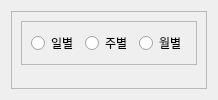
                  <widget class="QWidget" name="record_page">
                   <layout class="QGridLayout" name="gridLayout_10">
                    <item row="0" column="0">
                     <widget class="QFrame" name="frame_25">
                      <property name="frameShape">
                       <enum>QFrame::StyledPanel</enum>
                      </property>
                      <property name="frameShadow">
                       <enum>QFrame::Raised</enum>
                      </property>
                      <layout class="QVBoxLayout" name="verticalLayout_8">
                       <item>
                        <widget class="QFrame" name="frame_26">
                         <property name="sizePolicy">
                          <sizepolicy hsizetype="Maximum" vsizetype="Preferred">
                           <horstretch>0</horstretch>
                           <verstretch>0</verstretch>
                          </sizepolicy>
                         </property>
                         <property name="frameShape">
                          <enum>QFrame::StyledPanel</enum>
                         </property>
                         <property name="frameShadow">
                          <enum>QFrame::Raised</enum>
                         </property>
                         <layout class="QHBoxLayout" name="horizontalLayout_14">
                          <item>
                           <widget class="QRadioButton" name="radio_day">
                            <property name="text">
                             <string>일별</string>
                            </property>
                           </widget>
                          </item>
                          <item>
                           <widget class="QRadioButton" name="radio_week">
                            <property name="text">
                             <string>주별</string>
                            </property>
                           </widget>
                          </item>
                          <item>
                           <widget class="QRadioButton" name="radio_month">
                            <property name="text">
                             <string>월별</string>
                            </property>
                           </widget>
                          </item>
                         </layout>
                        </widget>
                       </item>
                       <item>
                        <widget class="QStackedWidget" name="stackedGraphs">
                         <widget class="QWidget" name="page_7"/>
                         <widget class="QWidget" name="page_8"/>
                        </widget>
                       </item>
                      </layout>
                     </widget>
                    </item>
                   </layout>
                  </widget>
